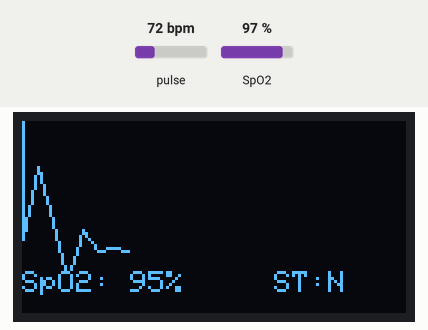
A sketch run on a simulated ESP32. Shown: 128×64 one-colour display. Inputs (shaded band) come from the test bench; at power-on: pulse 72 bpm, SpO2 97 %. WiFi joins after 1.5 s; servers stay silent unless stated; random numbers use the default seed unless the sketch sets one; what the sketch prints to the serial monitor is not drawn.

Above: at 2.35 s.
At 6.83 s:
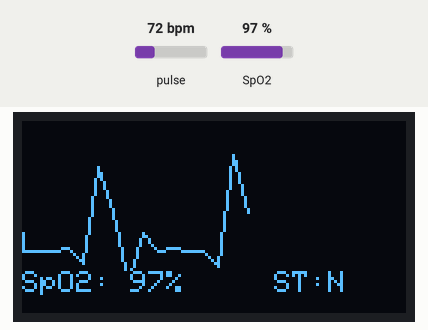
At 11.63 s:
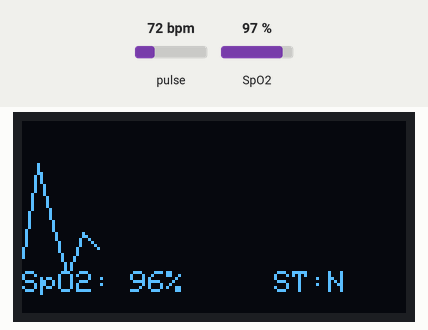
At 20.91 s:
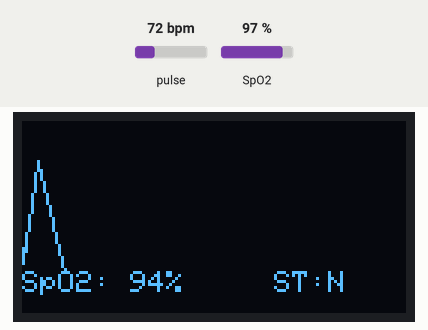
At 30.19 s:
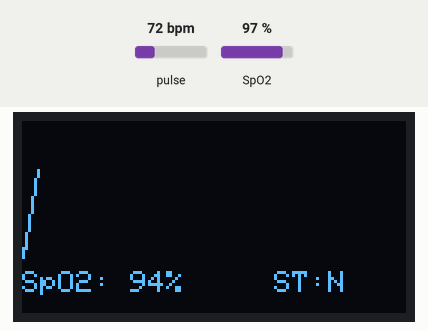
At 39.79 s:
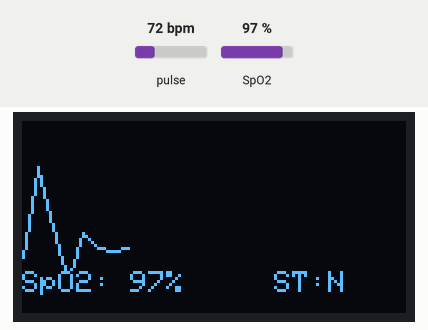

The sketch:

MAX30102_project.ino
```cpp
#define BLYNK_TEMPLATE_ID "TMPL2sOfUYpEq"
#define BLYNK_TEMPLATE_NAME "Oxmeter sensor"
#define BLYNK_AUTH_TOKEN "Lbo8GF0Am8oiHCSGwTCjyV-D_5pFkL13"
#define BLYNK_PRINT Serial


#include <BlynkSimpleEsp32.h>
#include <Wire.h>
#include "MAX30105.h"
#include "spo2_algorithm.h"
#include <Adafruit_SSD1306.h>


char auth[] = BLYNK_AUTH_TOKEN;

char ssid[] = "oxmeter project";
char pass[] = "5555522222";
BlynkTimer timer;

#define OLED_Address 0x3C
Adafruit_SSD1306 oled(128, 64);

MAX30105 particleSensor;

#define MAX_BRIGHTNESS 255

uint32_t irBuffer[100];
uint32_t redBuffer[100];

#define SDA_2 33
#define SCL_2 32

int32_t bufferLength;
int32_t spo2;
int8_t validSPO2;
int32_t heartRate;
int8_t validHeartRate;

int a=0;
bool midle=false;
int lasta=0;
int lastb=0;
bool rising=true;
int cloudSpO2=0;
int graphValue=random(300,699);;
int start = random(700,900);
int end = random(100,150);

void sendSensor()
{
    Blynk.virtualWrite(V0, cloudSpO2);
    Blynk.virtualWrite(V1, "Normal");
    Blynk.virtualWrite(V2, true);

    }

void setup()
{
  Serial.begin(115200);
 Wire1.begin(SDA_2, SCL_2);
Blynk.begin(auth, ssid, pass);
timer.setInterval(100L, sendSensor);

  if (!particleSensor.begin(Wire1, I2C_SPEED_FAST))
  {
    Serial.println(F("MAX30105 was not found. Please check wiring/power."));
    while (1);
  }


  byte ledBrightness = 60;
  byte sampleAverage = 4;
  byte ledMode = 2;
  byte sampleRate = 100;
  int pulseWidth = 411;
  int adcRange = 4096;

  particleSensor.setup(ledBrightness, sampleAverage, ledMode, sampleRate, pulseWidth, adcRange); //Configure sensor with these settings

    bufferLength = 100;

  maxim_heart_rate_and_oxygen_saturation(irBuffer, bufferLength, redBuffer, &spo2, &validSPO2, &heartRate, &validHeartRate);

oled.begin(SSD1306_SWITCHCAPVCC, OLED_Address);
oled.clearDisplay();
oled.setTextSize(1);


}

void loop()
{
   Blynk.run();
  timer.run();
 for (byte i = 25; i < 100; i++)
    {
      redBuffer[i - 25] = redBuffer[i];
      irBuffer[i - 25] = irBuffer[i];
    }

    for (byte i = 75; i < 100; i++)
    {
      while (particleSensor.available() == false) //do we have new data?
        particleSensor.check(); //Check the sensor for new data
      redBuffer[i] = particleSensor.getRed();
      irBuffer[i] = particleSensor.getIR();
      particleSensor.nextSample(); //We're finished with this sample so move to next sample

      Serial.print(F("red="));
      Serial.print(redBuffer[i], DEC);
      Serial.print(F(", ir="));
      Serial.print(irBuffer[i], DEC);

       Serial.print(F(", HR="));
      Serial.print(heartRate, DEC);

      Serial.print(F(", HRvalid="));
      Serial.print(validHeartRate, DEC);

      Serial.print(F(", SPO2="));
      Serial.print(spo2, DEC);

      Serial.print(F(", SPO2Valid="));
      Serial.println(validSPO2, DEC);
      if (validSPO2 && validHeartRate && irBuffer[i] >50000){
        cloudSpO2=random(94,98);
        displayOled(cloudSpO2,'N');
      }
    }
    maxim_heart_rate_and_oxygen_saturation(irBuffer, bufferLength, redBuffer, &spo2, &validSPO2, &heartRate, &validHeartRate);
  }

void displayOled(int SpO2,char state){
  if(a>127)
  {
    oled.clearDisplay();
    a=0;
    lasta=a;
  }
oled.setTextColor(WHITE);
int b=60-(graphValue/16);
oled.writeLine(lasta,lastb,a,b,WHITE);
lastb=b;
lasta=a;
oled.writeFillRect(0,50,128,16,BLACK);
oled.setCursor(0,50);
oled.print("SpO2: ");
oled.print(SpO2);
oled.print("%     ST:");
oled.print(state);
oled.display();
a+=5;
number();
}
void number(){
static int condition =0;
switch(condition){
  case 0:
  graphValue =random(700,800);
  break;

  case 1:
  graphValue =random(400,500);
  break;

  case 2:
  graphValue =random(100,150);
  break;

  case 3:
  graphValue =random(350,400);
  break;


  case 4:
  graphValue =random(270,300);
  break;
  case 5:
  graphValue =random(270,300);
  break;
  case 6:
  graphValue =random(270,300);
  break;
  case 7:
  graphValue =random(270,300);
  break;


case 8:
  graphValue =random(200,250);
  break;
  case 9:
  graphValue =random(400,500);
  break;
}
condition++;
if (condition >=9 ){
  condition=0;
}
}
```
